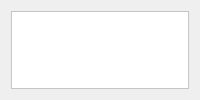
      <widget class="QWidget" name="tab_traceback">
       <attribute name="title">
        <string>Traceback</string>
       </attribute>
       <layout class="QGridLayout" name="gridLayout_3">
        <item row="0" column="0">
         <widget class="QScrollArea" name="scroll_area_traceback">
          <property name="palette">
           <palette>
            <active>
             <colorrole role="WindowText">
              <brush brushstyle="SolidPattern">
               <color alpha="255">
                <red>0</red>
                <green>0</green>
                <blue>0</blue>
               </color>
              </brush>
             </colorrole>
             <colorrole role="Button">
              <brush brushstyle="SolidPattern">
               <color alpha="255">
                <red>255</red>
                <green>255</green>
                <blue>255</blue>
               </color>
              </brush>
             </colorrole>
             <colorrole role="Light">
              <brush brushstyle="SolidPattern">
               <color alpha="255">
                <red>255</red>
                <green>255</green>
                <blue>255</blue>
               </color>
              </brush>
             </colorrole>
             <colorrole role="Midlight">
              <brush brushstyle="SolidPattern">
               <color alpha="255">
                <red>255</red>
                <green>255</green>
                <blue>255</blue>
               </color>
              </brush>
             </colorrole>
             <colorrole role="Dark">
              <brush brushstyle="SolidPattern">
               <color alpha="255">
                <red>127</red>
                <green>127</green>
                <blue>127</blue>
               </color>
              </brush>
             </colorrole>
             <colorrole role="Mid">
              <brush brushstyle="SolidPattern">
               <color alpha="255">
                <red>170</red>
                <green>170</green>
                <blue>170</blue>
               </color>
              </brush>
             </colorrole>
             <colorrole role="Text">
              <brush brushstyle="SolidPattern">
               <color alpha="255">
                <red>0</red>
                <green>0</green>
                <blue>0</blue>
               </color>
              </brush>
             </colorrole>
             <colorrole role="BrightText">
              <brush brushstyle="SolidPattern">
               <color alpha="255">
                <red>255</red>
                <green>255</green>
                <blue>255</blue>
               </color>
              </brush>
             </colorrole>
             <colorrole role="ButtonText">
              <brush brushstyle="SolidPattern">
               <color alpha="255">
                <red>0</red>
                <green>0</green>
                <blue>0</blue>
               </color>
              </brush>
             </colorrole>
             <colorrole role="Base">
              <brush brushstyle="SolidPattern">
               <color alpha="255">
                <red>255</red>
                <green>255</green>
                <blue>255</blue>
               </color>
              </brush>
             </colorrole>
             <colorrole role="Window">
              <brush brushstyle="SolidPattern">
               <color alpha="255">
                <red>255</red>
                <green>255</green>
                <blue>255</blue>
               </color>
              </brush>
             </colorrole>
             <colorrole role="Shadow">
              <brush brushstyle="SolidPattern">
               <color alpha="255">
                <red>0</red>
                <green>0</green>
                <blue>0</blue>
               </color>
              </brush>
             </colorrole>
             <colorrole role="AlternateBase">
              <brush brushstyle="SolidPattern">
               <color alpha="255">
                <red>255</red>
                <green>255</green>
                <blue>255</blue>
               </color>
              </brush>
             </colorrole>
             <colorrole role="ToolTipBase">
              <brush brushstyle="SolidPattern">
               <color alpha="255">
                <red>255</red>
                <green>255</green>
                <blue>220</blue>
               </color>
              </brush>
             </colorrole>
             <colorrole role="ToolTipText">
              <brush brushstyle="SolidPattern">
               <color alpha="255">
                <red>0</red>
                <green>0</green>
                <blue>0</blue>
               </color>
              </brush>
             </colorrole>
            </active>
            <inactive>
             <colorrole role="WindowText">
              <brush brushstyle="SolidPattern">
               <color alpha="255">
                <red>0</red>
                <green>0</green>
                <blue>0</blue>
               </color>
              </brush>
             </colorrole>
             <colorrole role="Button">
              <brush brushstyle="SolidPattern">
               <color alpha="255">
                <red>255</red>
                <green>255</green>
                <blue>255</blue>
               </color>
              </brush>
             </colorrole>
             <colorrole role="Light">
              <brush brushstyle="SolidPattern">
               <color alpha="255">
                <red>255</red>
                <green>255</green>
                <blue>255</blue>
               </color>
              </brush>
             </colorrole>
             <colorrole role="Midlight">
              <brush brushstyle="SolidPattern">
               <color alpha="255">
                <red>255</red>
                <green>255</green>
                <blue>255</blue>
               </color>
              </brush>
             </colorrole>
             <colorrole role="Dark">
              <brush brushstyle="SolidPattern">
               <color alpha="255">
                <red>127</red>
                <green>127</green>
                <blue>127</blue>
               </color>
              </brush>
             </colorrole>
             <colorrole role="Mid">
              <brush brushstyle="SolidPattern">
               <color alpha="255">
                <red>170</red>
                <green>170</green>
                <blue>170</blue>
               </color>
              </brush>
             </colorrole>
             <colorrole role="Text">
              <brush brushstyle="SolidPattern">
               <color alpha="255">
                <red>0</red>
                <green>0</green>
                <blue>0</blue>
               </color>
              </brush>
             </colorrole>
             <colorrole role="BrightText">
              <brush brushstyle="SolidPattern">
               <color alpha="255">
                <red>255</red>
                <green>255</green>
                <blue>255</blue>
               </color>
              </brush>
             </colorrole>
             <colorrole role="ButtonText">
              <brush brushstyle="SolidPattern">
               <color alpha="255">
                <red>0</red>
                <green>0</green>
                <blue>0</blue>
               </color>
              </brush>
             </colorrole>
             <colorrole role="Base">
              <brush brushstyle="SolidPattern">
               <color alpha="255">
                <red>255</red>
                <green>255</green>
                <blue>255</blue>
               </color>
              </brush>
             </colorrole>
             <colorrole role="Window">
              <brush brushstyle="SolidPattern">
               <color alpha="255">
                <red>255</red>
                <green>255</green>
                <blue>255</blue>
               </color>
              </brush>
             </colorrole>
             <colorrole role="Shadow">
              <brush brushstyle="SolidPattern">
               <color alpha="255">
                <red>0</red>
                <green>0</green>
                <blue>0</blue>
               </color>
              </brush>
             </colorrole>
             <colorrole role="AlternateBase">
              <brush brushstyle="SolidPattern">
               <color alpha="255">
                <red>255</red>
                <green>255</green>
                <blue>255</blue>
               </color>
              </brush>
             </colorrole>
             <colorrole role="ToolTipBase">
              <brush brushstyle="SolidPattern">
               <color alpha="255">
                <red>255</red>
                <green>255</green>
                <blue>220</blue>
               </color>
              </brush>
             </colorrole>
             <colorrole role="ToolTipText">
              <brush brushstyle="SolidPattern">
               <color alpha="255">
                <red>0</red>
                <green>0</green>
                <blue>0</blue>
               </color>
              </brush>
             </colorrole>
            </inactive>
            <disabled>
             <colorrole role="WindowText">
              <brush brushstyle="SolidPattern">
               <color alpha="255">
                <red>127</red>
                <green>127</green>
                <blue>127</blue>
               </color>
              </brush>
             </colorrole>
             <colorrole role="Button">
              <brush brushstyle="SolidPattern">
               <color alpha="255">
                <red>255</red>
                <green>255</green>
                <blue>255</blue>
               </color>
              </brush>
             </colorrole>
             <colorrole role="Light">
              <brush brushstyle="SolidPattern">
               <color alpha="255">
                <red>255</red>
                <green>255</green>
                <blue>255</blue>
               </color>
              </brush>
             </colorrole>
             <colorrole role="Midlight">
              <brush brushstyle="SolidPattern">
               <color alpha="255">
                <red>255</red>
                <green>255</green>
                <blue>255</blue>
               </color>
              </brush>
             </colorrole>
             <colorrole role="Dark">
              <brush brushstyle="SolidPattern">
               <color alpha="255">
                <red>127</red>
                <green>127</green>
                <blue>127</blue>
               </color>
              </brush>
             </colorrole>
             <colorrole role="Mid">
              <brush brushstyle="SolidPattern">
               <color alpha="255">
                <red>170</red>
                <green>170</green>
                <blue>170</blue>
               </color>
              </brush>
             </colorrole>
             <colorrole role="Text">
              <brush brushstyle="SolidPattern">
               <color alpha="255">
                <red>127</red>
                <green>127</green>
                <blue>127</blue>
               </color>
              </brush>
             </colorrole>
             <colorrole role="BrightText">
              <brush brushstyle="SolidPattern">
               <color alpha="255">
                <red>255</red>
                <green>255</green>
                <blue>255</blue>
               </color>
              </brush>
             </colorrole>
             <colorrole role="ButtonText">
              <brush brushstyle="SolidPattern">
               <color alpha="255">
                <red>127</red>
                <green>127</green>
                <blue>127</blue>
               </color>
              </brush>
             </colorrole>
             <colorrole role="Base">
              <brush brushstyle="SolidPattern">
               <color alpha="255">
                <red>255</red>
                <green>255</green>
                <blue>255</blue>
               </color>
              </brush>
             </colorrole>
             <colorrole role="Window">
              <brush brushstyle="SolidPattern">
               <color alpha="255">
                <red>255</red>
                <green>255</green>
                <blue>255</blue>
               </color>
              </brush>
             </colorrole>
             <colorrole role="Shadow">
              <brush brushstyle="SolidPattern">
               <color alpha="255">
                <red>0</red>
                <green>0</green>
                <blue>0</blue>
               </color>
              </brush>
             </colorrole>
             <colorrole role="AlternateBase">
              <brush brushstyle="SolidPattern">
               <color alpha="255">
                <red>255</red>
                <green>255</green>
                <blue>255</blue>
               </color>
              </brush>
             </colorrole>
             <colorrole role="ToolTipBase">
              <brush brushstyle="SolidPattern">
               <color alpha="255">
                <red>255</red>
                <green>255</green>
                <blue>220</blue>
               </color>
              </brush>
             </colorrole>
             <colorrole role="ToolTipText">
              <brush brushstyle="SolidPattern">
               <color alpha="255">
                <red>0</red>
                <green>0</green>
                <blue>0</blue>
               </color>
              </brush>
             </colorrole>
            </disabled>
           </palette>
          </property>
          <property name="font">
           <font>
            <family>Segoe UI</family>
           </font>
          </property>
          <property name="widgetResizable">
           <bool>true</bool>
          </property>
          <widget class="QWidget" name="scroll_area_widget_contents_traceback">
           <property name="geometry">
            <rect>
             <x>0</x>
             <y>0</y>
             <width>447</width>
             <height>145</height>
            </rect>
           </property>
           <widget class="QPlainTextEdit" name="plain_text_edit_traceback">
            <property name="geometry">
             <rect>
              <x>-1</x>
              <y>-5</y>
              <width>449</width>
              <height>151</height>
             </rect>
            </property>
            <property name="lineWrapMode">
             <enum>QPlainTextEdit::NoWrap</enum>
            </property>
           </widget>
          </widget>
         </widget>
        </item>
       </layout>
      </widget>
